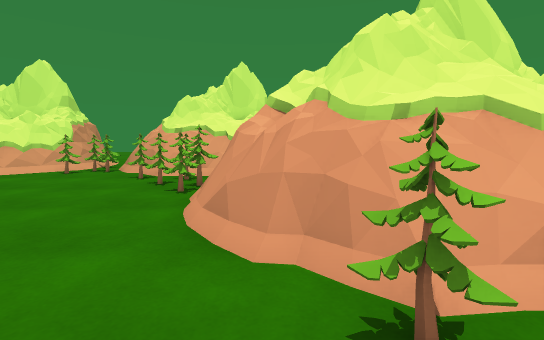
view 1 (above)

20 first-person views from a walk through a scene from a Unity 3-D project. The camera is 1.2 m above the floor, tilts 6° down and sees 85° across. The floor is counted in squares, 1 m on a side. Each view is taken from the middle of a square. On the plan, view 1 faces up. The plan holds only what a view shows up to about 13 squares ahead; the rest is blank. The place goes on beyond the plan. The player character is not drawn.

view 2
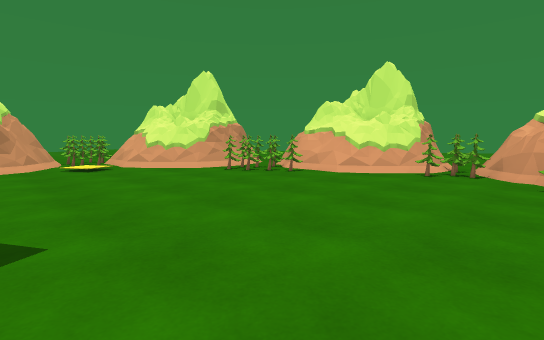

view 3
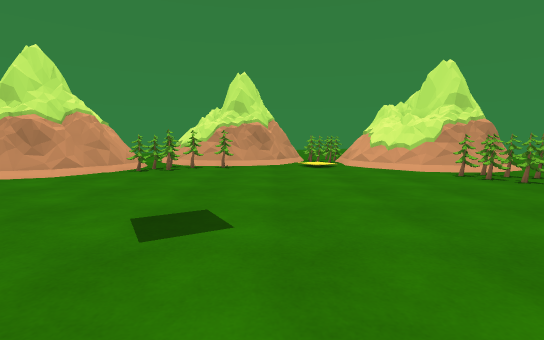

view 4
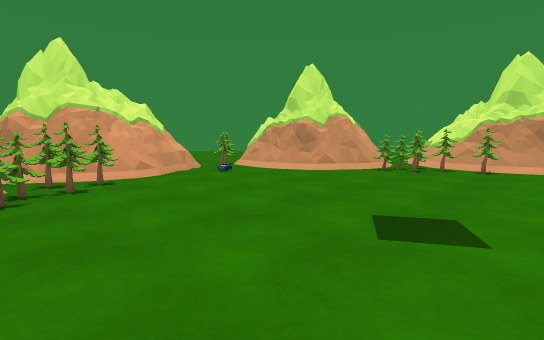

view 5
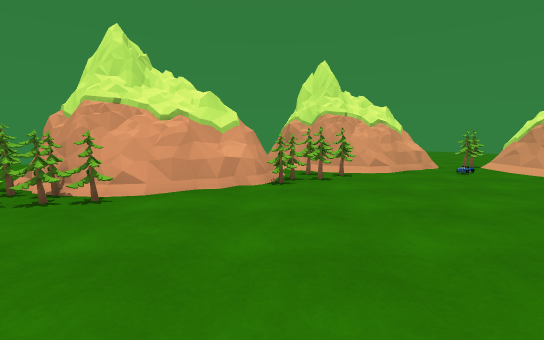

view 6
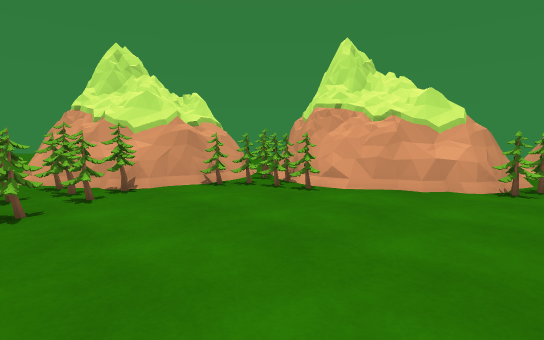

view 7
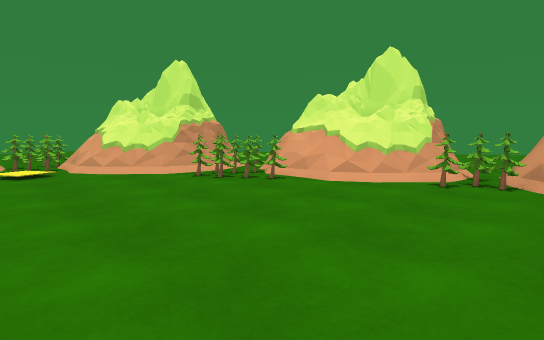

view 8
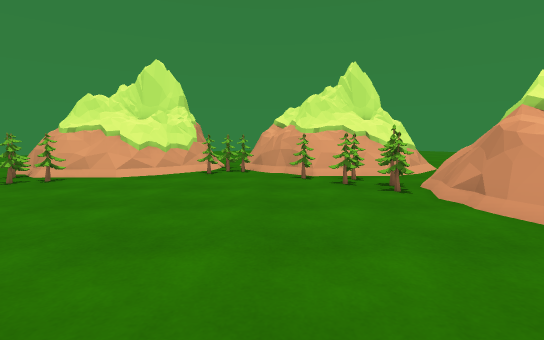

view 9
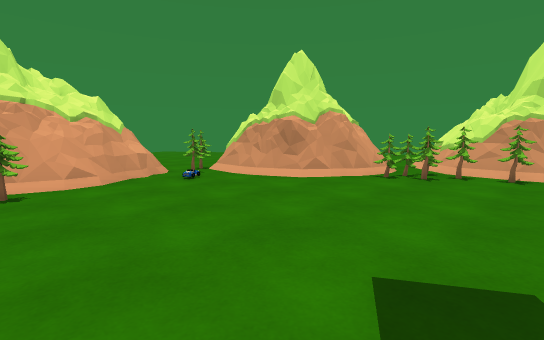

view 10
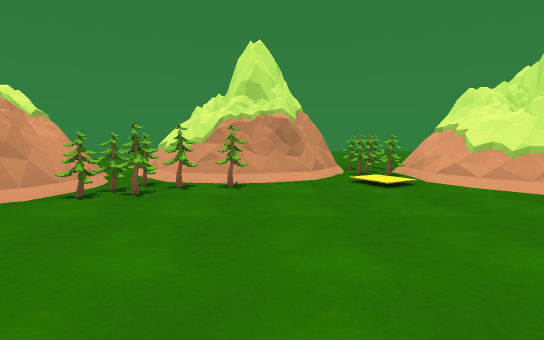

view 11
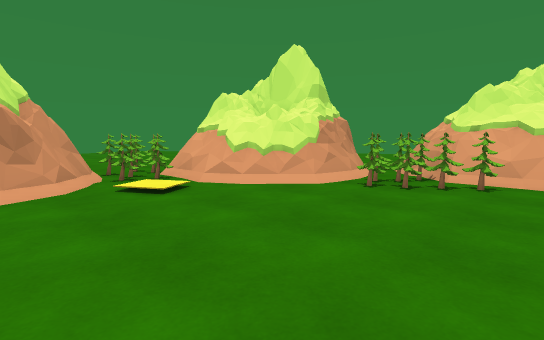

view 12
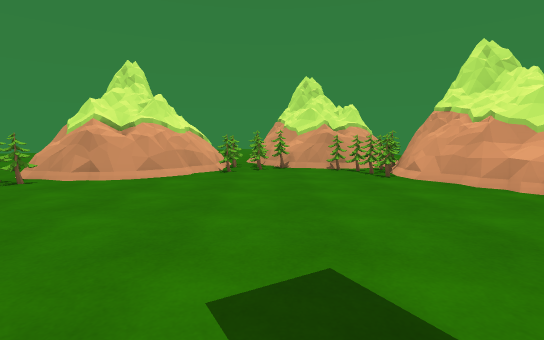

view 13
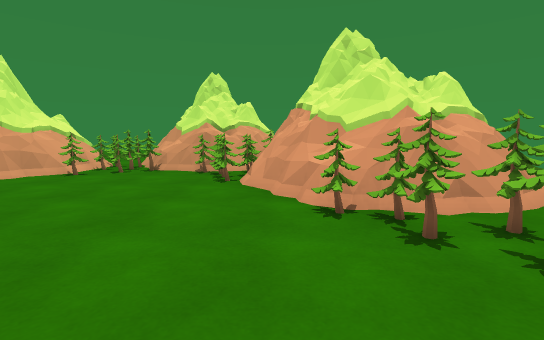

view 14
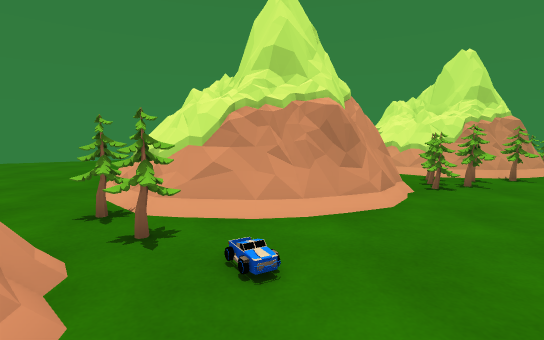

view 15
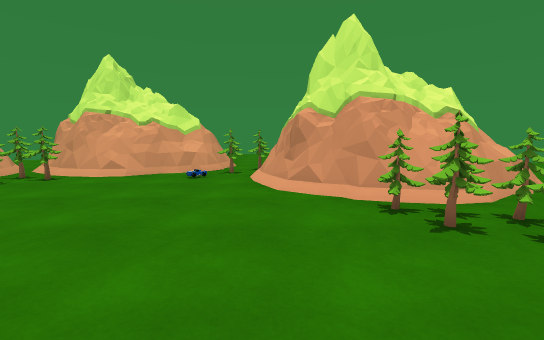

view 16
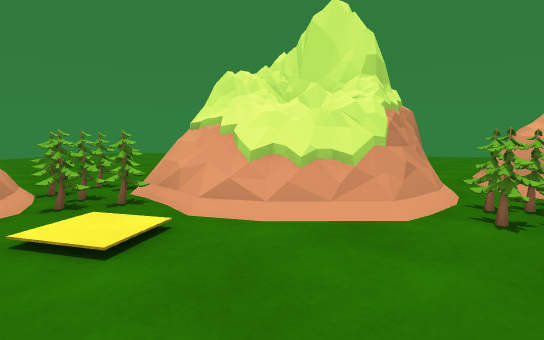

view 17
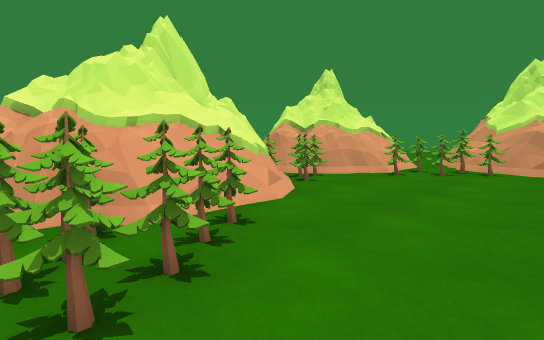

view 18
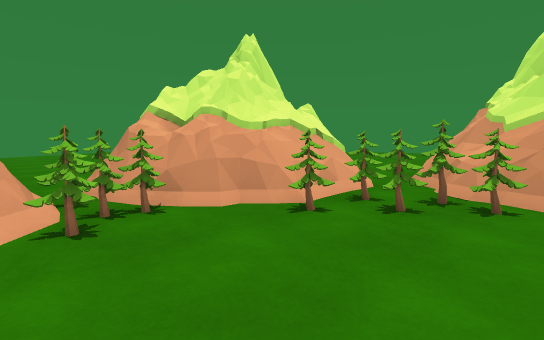

view 19
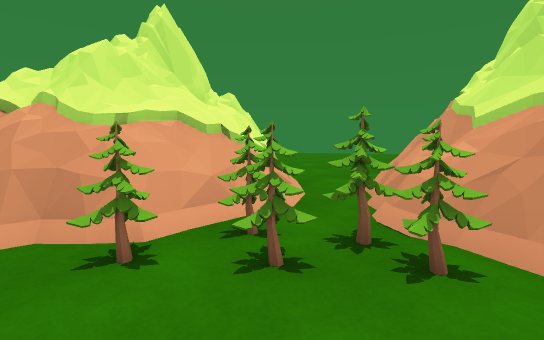

view 20
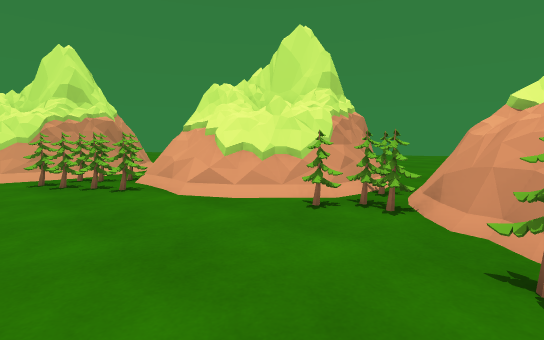

### Floor plan
Key: @ floor where view 1 was taken; # wall or solid block; . main floor; : floor 0.25 m higher than the main floor; / step, stairs or slope; T tree; O other object.
Columns run from 21 left of view 1 to 4 right of it. Each row starts with its distance up from view 1.
 13       .OO  ##OTOOO   O
 12      ..OO  OOOTOOO OOOO..
 11     OO.OOOOOOOTTOOOOOOO..
 10     OOO.OOOOO.T..OOOO....
  9      OOTTTT......TTT..OO
  8      OOTTTT.......TT.OOOO
  7    OOOOTT..........TOOOO
  6  OOOOO/.............OOO
  5 TTOOO/..............OOO  O
  4 TTT./...............OOOOOO
  3 TTT/:/...............OOOOO
  2 OOO./.................TTTO
  1  OOO..................TTTT
  0    O.................@.TTT
 -1    OTT.................TOO
 -2  OOOTT.................TOO
 -3 OOOOTTT..............TTTOO
 -4  OO.TTT.............TTTTOO
 -5  ...OOO............OOOOTTO
 -6  .OOOOOO.........TOOOOOOO
 -7   OOO  OO......TTTOO   O
 -8   OO   OO.....TTTOOO
 -9       OOO.T.OOOO.OOO
-10      OOOTTTOOOOOO.OO
-11       OOTTOOOO  OO.
-12           OOO   OO

Where each view was taken, in squares from view 1:
view 1: 0 up, 0 right, facing up
view 2: 0 up, 4 left, facing up-left
view 3: 1 up, 4 left, facing left
view 4: 1 up, 4 left, facing down-left
view 5: 2 up, 4 left, facing down
view 6: 2 up, 5 left, facing down-right
view 7: 2 up, 5 left, facing up-left
view 8: 0 up, 5 left, facing up
view 9: 0 up, 6 left, facing down-left
view 10: 0 up, 9 left, facing left
view 11: 0 up, 10 left, facing up-left
view 12: 0 up, 10 left, facing right
view 13: 5 down, 9 left, facing right
view 14: 8 down, 8 left, facing left
view 15: 1 up, 13 left, facing down
view 16: 2 up, 13 left, facing up-left
view 17: 5 up, 14 left, facing up-right
view 18: 6 up, 8 left, facing up-right
view 19: 6 up, 5 left, facing up-right
view 20: 6 up, 4 left, facing up-left
